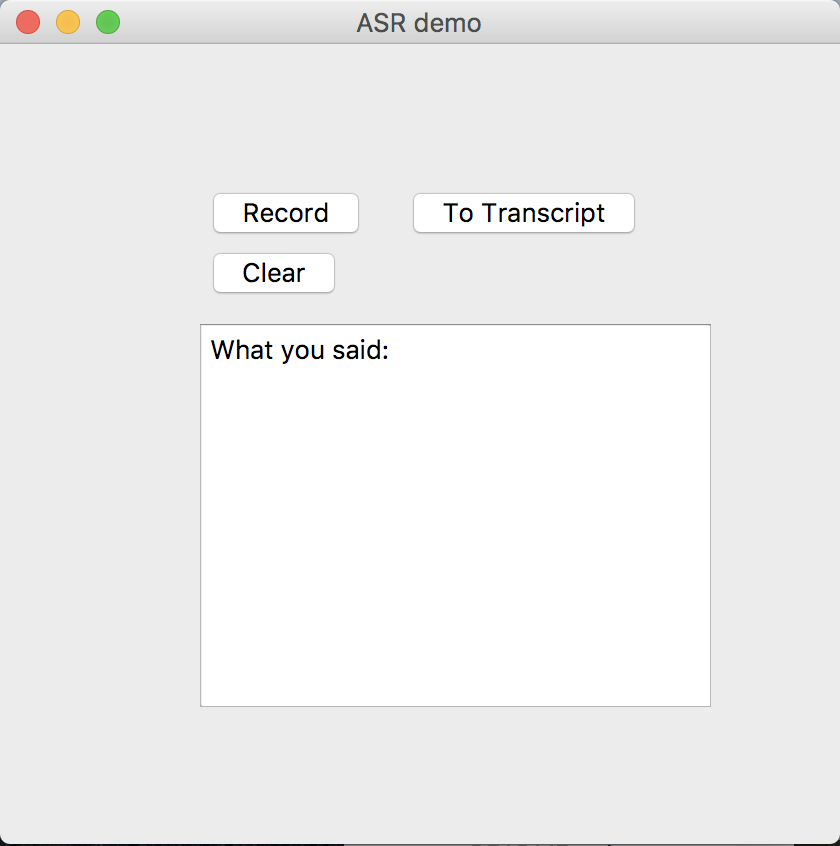

This figure's Python source:
import sys
import array
from PyQt5.QtWidgets import QApplication, QWidget, QPushButton, QMessageBox, QLabel, QTextEdit
from PyQt5.QtGui import QIcon
from PyQt5.QtCore import pyqtSlot
#from record import Recorder

from SpeechModel251 import ModelSpeech
from LanguageModel2 import ModelLanguage
import os

import pyaudio
import wave
import threading
import time

CHUNK = 1024
FORMAT = pyaudio.paInt16
CHANNELS = 1
RATE = 16000
RECORD_SECONDS = 3
WAVE_OUTPUT_FILENAME = "output.wav"

os.environ['KMP_DUPLICATE_LIB_OK']='True'

class Recorder(object):
    def __init__(self):

        self.p = pyaudio.PyAudio()
        

    def start(self):
        threading._start_new_thread(self._record, ())

    def stop(self):
        self._running = False

    def _record(self):
        self._running = True
        self._frames = []
        stream = self.p.open(format=pyaudio.paInt16,
                channels=CHANNELS,
                rate=RATE,
                input=True,
                frames_per_buffer=CHUNK)

        while(self._running):
            self._frames.append(stream.read(CHUNK))
 
        #self.stream.stop_stream()
        #self.stream.close()
        #self.p.terminate()

    def save(self, filename='output.wav'):
        wf = wave.open(filename, 'wb')
        wf.setnchannels(1)
        wf.setsampwidth(self.p.get_sample_size(pyaudio.paInt16))
        wf.setframerate(RATE)
        wf.writeframes(b''.join(self._frames))
        wf.close()

# Subclass QMainWindow to customise your application's main window
class App(QWidget):

    def __init__(self):
        super(App, self).__init__()
        self.record_name = 'saved_record.wav'
        self.ms = ModelSpeech('dataset')
        self.ms.LoadModel('model_speech/speech_model251_e_0_step_12000.model')
        self.ml = ModelLanguage('model_language')
        self.ml.LoadModel()
        self.title = 'ASR demo'
        self.left = 10
        self.top = 10
        self.width = 420
        self.height = 400
        self.rec = Recorder()
        #self.rec.start_thread()
        self.initUI()
        self.rec.start()



        
        #self.setWindowTitle("ASR demo")

        
        
            

    def initUI(self):
        self.setWindowTitle(self.title)
        self.setGeometry(self.left, self.top, self.width, self.height)
        
        button = QPushButton('Record', self)
        button.setToolTip('Press to start recording')
        button.move(100,70)
        button.clicked.connect(self.start_record)
        
        button = QPushButton('To Transcript', self)
        button.setToolTip('Press to convert to transcript')
        button.move(200,70)
        button.clicked.connect(self.stop_record)

        button = QPushButton('Clear', self)
        button.setToolTip('Press to clear transcripts')
        button.move(100,100)
        button.clicked.connect(self.clear)

        self.text_edit = QTextEdit("What you said: ",self)
        self.text_edit.setReadOnly(True)
        self.text_edit.move(100,140)

        #self.results=QLabel(self)
        #self.results.move(100,140)

        self.show()

    @pyqtSlot()
    def clear(self):
        self.text_edit.clear()
        self.text_edit.append("What you said: ")

    @pyqtSlot()
    def start_record(self):
        self.rec.start()
        
        #print('PyQt5 button click')
        #self.rec.start()

    @pyqtSlot()
    def stop_record(self):
        print(len(self.rec._frames))
        #print('PyQt5 button click')
        self.rec.stop()
        self.rec.save(self.record_name)
        r = self.ms.RecognizeSpeech_FromFile(self.record_name) #由语音到拼音
        self.w = self.ml.SpeechToText(r) #由拼音到文字
        print('语音转文字结果：\n',self.w, r)
        self.text_edit.append(self.w)

if __name__ == '__main__':
    app = QApplication(sys.argv)
    ex = App()
    sys.exit(app.exec_())
